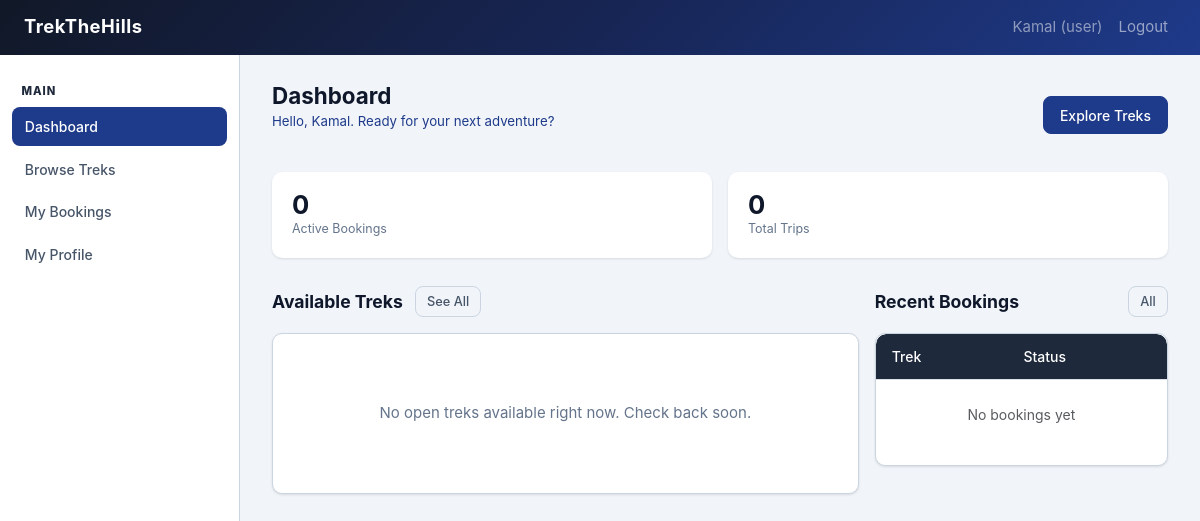
The app's page /user/dashboard (signed in), older data.
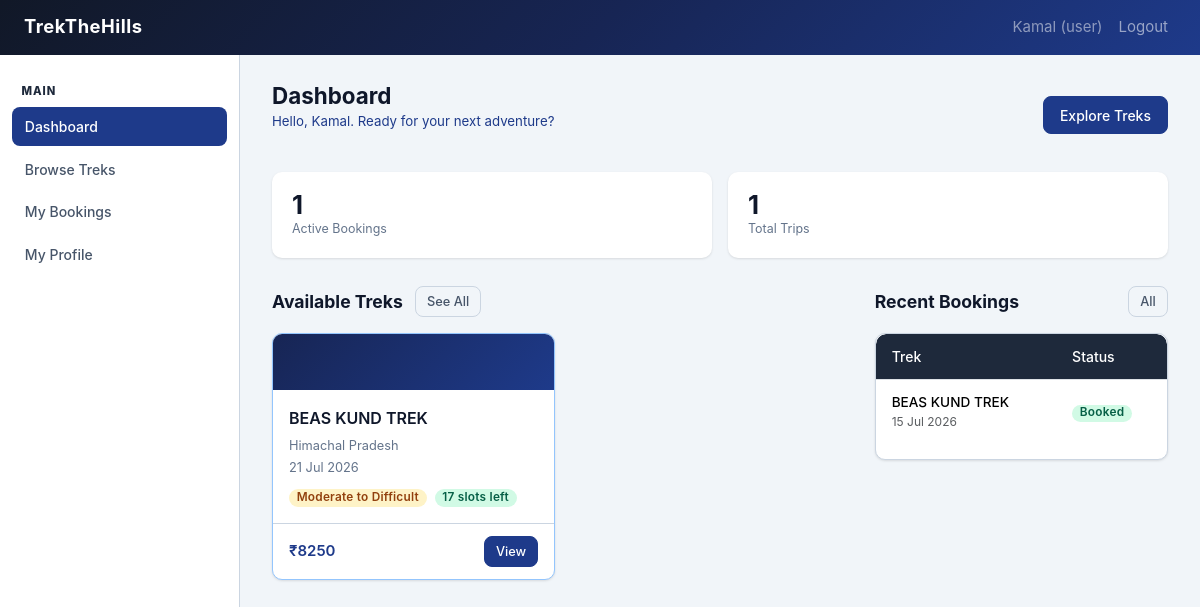
The same page, newer data.
### models.py (models this page shows, shortened)
class Trek(db.Model):
    __tablename__ = 'treks'
    id = db.Column(db.Integer, primary_key=True)
    name = db.Column(db.String(150), nullable=False)
    location = db.Column(db.String(150), nullable=False)
    difficulty = db.Column(db.String(20), nullable=False)
    duration_days = db.Column(db.Integer, nullable=False)
    total_slots = db.Column(db.Integer, nullable=False)
    altitude = db.Column(db.Integer, nullable = False)
    available_slots = db.Column(db.Integer, nullable=False)
    status = db.Column(db.String(20), nullable=False, default='Pending')
    start_date = db.Column(db.Date, nullable=False)
    end_date = db.Column(db.Date, nullable=False)
    description = db.Column(db.Text, nullable=True)
    price = db.Column(db.Float, nullable=False, default=0.0)
    assigned_staff_id = db.Column(db.Integer, db.ForeignKey('users.id'), nullable=True)
    created_at = db.Column(db.DateTime, default=datetime.utcnow)
    bookings = db.relationship('Booking', backref='trek', lazy=True)

class Booking(db.Model):
    __tablename__ = 'bookings'
    id = db.Column(db.Integer, primary_key=True)
    user_id = db.Column(db.Integer, db.ForeignKey('users.id'), nullable=False)
    trek_id = db.Column(db.Integer, db.ForeignKey('treks.id'), nullable=False)
    booking_date = db.Column(db.DateTime, default=datetime.utcnow)
    status = db.Column(db.String(20), nullable=False, default='Booked')  # Booked | Cancelled | Completed
    notes = db.Column(db.Text, nullable=True)

### user.py (the view)
@user_bp.route('/dashboard')
@login_required
@user_required
def dashboard():
    if current_user.is_blacklisted:
        flash('Your account has been blacklisted. Contact admin.', 'danger')
        logout_user()
        return redirect(url_for('auth.login'))
    open_treks   = Trek.query.filter_by(status='Open').order_by(Trek.start_date).limit(6).all()
    my_bookings  = Booking.query.filter_by(user_id=current_user.id).order_by(Booking.booking_date.desc()).limit(5).all()
    total_booked = Booking.query.filter_by(user_id=current_user.id, status='Booked').count()
    total_history = Booking.query.filter_by(user_id=current_user.id).count()
    return render_template('user/dashboard.html',
                           open_treks=open_treks,
                           my_bookings=my_bookings,
                           total_booked=total_booked,
                           total_history=total_history)

### app.py (called while the page is built)
@login_manager.user_loader
def load_user(user_id):
    return User.query.get(int(user_id))

### templates/User/dashboard.html (shortened to what this page needs)
{% extends 'base.html' %}
{% block sidebar %}{% include '_sidebar.html' %}{% endblock %}
{% block content %}
<div class="page-header">
  <div>
    <h1 class="page-title">Dashboard</h1>
    <p class="page-subtitle page-subtitle-blue">Hello, {{ current_user.full_name }}. Ready for your next adventure?</p>
  </div>
  <a href="{{ url_for('user.treks') }}" class="btn btn-primary">
    Explore Treks
  </a>
</div>
<div class="stats-grid" style="grid-template-columns: repeat(auto-fit, minmax(160px, 1fr)); margin-bottom:1.75rem;">
  <div class="stat-card">
    <div>
      <div class="stat-value">{{ total_booked }}</div>
      <div class="stat-label">Active Bookings</div>
    </div>
  </div>
  <div class="stat-card">
    <div>
      <div class="stat-value">{{ total_history }}</div>
      <div class="stat-label">Total Trips</div>
    </div>
  </div>
</div>
<div class="d-flex flex-wrap gap-3">
  <div style="flex:2; min-width:300px;">
    <div class="section-title-row mb-3">
      <h2 class="page-title" style="font-size:1.1rem;">Available Treks</h2>
      <a href="{{ url_for('user.treks') }}" class="btn btn-secondary btn-sm">See All</a>
    </div>
    {% if open_treks %}
    <div class="trek-grid" style="grid-template-columns: repeat(auto-fill, minmax(240px, 1fr));">
      {% for trek in open_treks %}
      <div class="trek-card">
        <div class="trek-card-banner">
        </div>
        <div class="trek-card-body">
          <div class="trek-card-title">{{ trek.name }}</div>
          <div class="trek-meta">
            <span> {{ trek.location }}</span>
            <span> {{ trek.start_date.strftime('%d %b %Y') }}</span>
          </div>
          <div class="d-flex gap-2">
            <span class="badge badge-{{ trek.difficulty.lower().replace(' ', '-') }}">{{ trek.difficulty }}</span>
            <span class="badge badge-open">{{ trek.available_slots }} slots left</span>
          </div>
        </div>
        <div class="trek-card-footer">
          <span class="fw-600" style="color:var(--primary);">&#8377;{{ "%.0f"|format(trek.price) }}</span>
          <a href="{{ url_for('user.trek_detail', trek_id=trek.id) }}" class="btn btn-primary btn-sm">
            View
          </a>
        </div>
      </div>
      {% endfor %}
    </div>
    {% else %}
    <div class="card">
      <div class="card-body">
        <div class="empty-state">
          <p>No open treks available right now. Check back soon.</p>
        </div>
      </div>
    </div>
    {% endif %}
  </div>
  <div style="flex:1; min-width:260px;">
    <div class="d-flex align-center mb-3">
      <h2 class="page-title" style="font-size:1.1rem;">Recent Bookings</h2>
      <a href="{{ url_for('user.bookings') }}" class="btn btn-secondary btn-sm ms-auto">All</a>
    </div>
    <div class="card">
      <div class="table-wrap">
        <table class="table">
          <thead>
            <tr>
              <th>Trek</th>
              <th>Status</th>
            </tr>
          </thead>
          <tbody>
            {% for b in my_bookings %}
            <tr>
              <td>
                <div class="fw-500" style="font-size:.85rem;">{{ b.trek.name }}</div>
                <div class="text-muted" style="font-size:.75rem;">{{ b.booking_date.strftime('%d %b %Y') }}</div>
              </td>
              <td><span class="badge badge-{{ b.status.lower() }}">{{ b.status }}</span></td>
            </tr>
            {% else %}
            <tr>
              <td colspan="2" style="text-align:center; padding:1.5rem;" class="text-muted">No bookings yet</td>
            </tr>
            {% endfor %}
          </tbody>
        </table>
      </div>
    </div>
  </div>
</div>
{% endblock %}

Row changes from the older to the newer data that the page shows:
now on this page (row edited): Trek: name "BEAS KUND TREK", location "Himachal Pradesh", start_date "21 Jul 2026", difficulty "Moderate to Difficult", available_slots "17", price "8250"
added Booking: trek.name "BEAS KUND TREK", booking_date "15 Jul 2026", status "Booked"
Text that changed along with them:
{{ total_booked }}: "0" → "1"
{{ total_history }}: "0" → "1"
text no longer shown: "No open treks available right now. Check back soon. No bookings yet"
